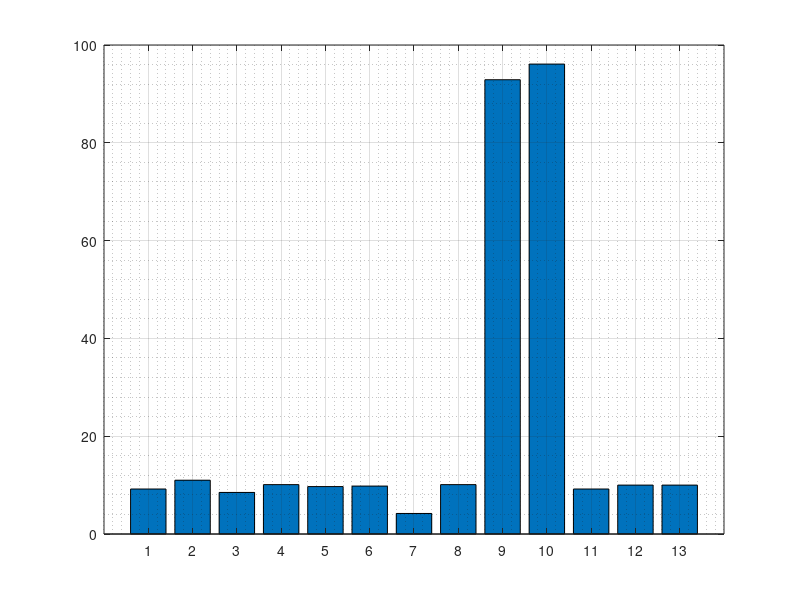

Write the MATLAB code that produced this figure. (Note: this script raises an error after producing the figure.)
%% Year 2021 
load data_macroparametre.mat

% pH=readTable;
mean_Ox=mean(nonzeros(macroparametre(3,:)));
Group={'1M' '2M' '3P' '4M1' '4M2' '5M' '7S1' '7S2' '9S1' '9S2' '8S' '6C1' '6C2'};
Group_T=Group' ; 
figure(1)
bar(macroparametre(3,:));
grid on 
grid minor
hold on 
yline(mean_Ox, '-', 'Moyenne', 'linewidth', 3)
hold on 
hold off
Y = round(macroparametre(3,:),2);
text(1:length(Y),Y,num2str(Y'),'vert','bottom','horiz','center'); 
set(gca,'XTickLabel',Group_T);
xlabel('Site de prélèvement')
ylabel('Oxygène dissout')

title("Oxygène dissout moyenne annuelle pour l'année 2021")
saveas(figure(1),'./figures/Ox_2021.png')

%% Old

Ox_old_T=Ox_old';

for i=1:10
 mean_Ox_A(i)=mean(nonzeros(Ox_old(i,:)));
 
end
mean_Ox_A(11)=nan;
mean_Ox_A(12)=nan;
mean_Ox_A(13)=nan;
mean_Ox_A(14)=nan;
mean_Ox_A(15)=mean_Ox;


for j=1:8
    meanS(j)=mean(nonzeros(Ox_old_T(j,:)));
end
figure(2)
b = bar(Ox_old_T,'FaceColor','flat');

b(1).CData = [0.6 0.3 0] ;
b(2).CData = [1 0.5 0.3] ;
b(3).CData = [0.3 0.9 0.5] ;
b(4).CData = [0 0.7 0.9] ;
b(5).CData = [0.8 0.2 0.3] ;
b(6).CData = [1 0 0.5] ;
b(7).CData = [0.1 0 0.5] ;
b(8).CData = [0.7 0 0.9] ;
b(9).CData = [0.2 0.5 0.7] ;
%bar(Temp_old' ,  'b' | 'r' | 'g' | 'c' | 'm' | 'y' | 'k' | 'w'|[0.9290 0.6940 0]| [0.9290 0.6940 0.1250])

hold on 
plot(meanS, 'k','LineWidth',2)

hold off
grid on 
grid minor
set(gca,'XTickLabel',Groups_old);
xlabel('Site de prélèvement')
ylabel('Oxygène dissout [mg/L]')
ylim([5 20])
title("Oxygène dissout de 2007 à 2016")
legend('2007','2008','2009','2010','2011','2012','2013','2014','2015','2016','Moyenne','location','northwestoutside');
saveas(figure(2),'./figures/Ox_old.png')


%% Mean per year
%Temperature

y=[2007:2021];
y_T=y';
figure(3)
scatter(y,mean_Ox_A,'LineWidth',2)
hold on
plot(y,mean_Ox_A)
hold off
set(gca,'Ylim',[5 25]);
grid on 


xlabel('Année')
ylabel('Oxygène dissout [mg/L]')
title("Moyenne d'oxygène de 2007 à 2021")

saveas(figure(3),'./figures/Ox_meanA.png')

ox_pour_mean=[macroparametre(3,1:8),macroparametre(3,11:13)];
mean_norm=mean(nonzeros(ox_pour_mean));